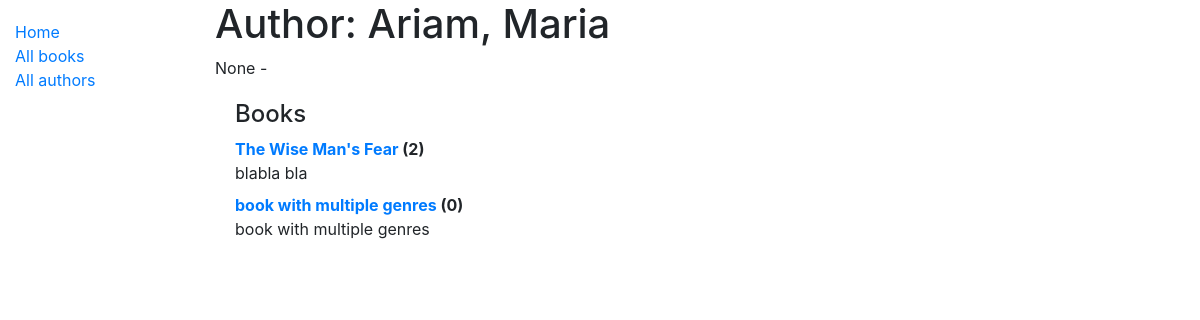
Page /catalog/author/2 on the earlier database version.
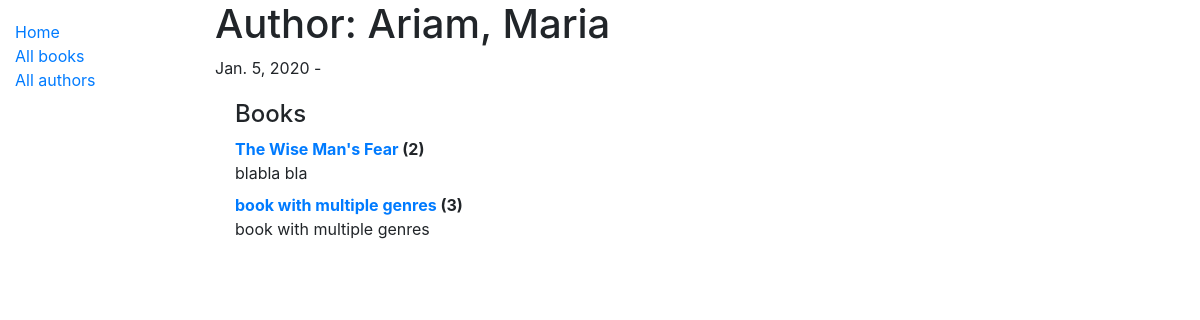
Same page on the later database version.
### catalog/models.py (models this page shows, shortened)
class Author(models.Model):
    first_name = models.CharField(max_length=100)
    last_name = models.CharField(max_length=100)
    date_of_birth = models.DateField(null=True, blank=True)
    date_of_death = models.DateField('Died', null=True, blank=True)
    class Meta:
        ordering = ['last_name', 'first_name']
    def __str__(self):
        return f'{self.last_name}, {self.first_name}'

class Book(models.Model):
    title = models.CharField(max_length=200)
    author = models.ForeignKey('Author', on_delete=models.SET_NULL, null=True)
    summary = models.TextField(max_length=1000, help_text='Enter a brief description of the book')
    isbn = models.CharField('ISBN', max_length=13, help_text='13 Character <a href="https://www.isbn-international.org/content/what-isbn">ISBN number</a>')
    genre = models.ManyToManyField(Genre, help_text='Select a genre for this book')
    def display_genre(self):
        """Because one book can have multiple genres, creates a string with the first 3 Genres.
         This is required to display genre in Admin."""
        return ', '.join([genre.name for genre in self.genre.all()[:3]])
    display_genre.short_description = 'Genre'
    def __str__(self):
        return self.title

### catalog/views.py (the view)
# urls.py: path('author/<int:pk>', views.AuthorDetailView.as_view(), name='author-detail'),
class AuthorDetailView(generic.DetailView):
    model = Author

### catalog/templates/catalog/author_detail.html
{% extends "base_generic.html" %}
{% block content %}
  <h1>Author: {{ author }}</h1>
  <p>{{ author.date_of_birth }} - {% if author.date_of_death %}{{ author.date_of_death }}{% endif %}</p>
  <div style="margin-left:20px;margin-top:20px">
  <h4>Books</h4>
    <dl>
    {% for book in author.book_set.all %}
    <dt><a href="{% url 'book-detail' book.pk %}">{{ book }}</a> ({{ book.bookinstance_set.all.count }})</dt>
    <dd>{{ book.summary }}</dd>
    {% endfor %}
    </dl>
  </div>
{% endblock %}

Differences in the rows shown:
changed Author "Ariam, Maria": date_of_birth "None" → "Jan. 5, 2020"
computed for Book "book with multiple genres": bookinstance_set.all.count "0" → "3"
